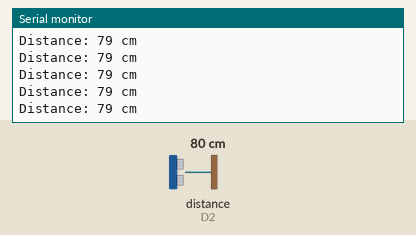
This sketch was run on a simulated ESP8266 (NodeMCU). Parts: the last lines printed to the serial monitor. Wiring (inferred from the names in the program): ultrasonic range finder: trigger D3; echo D2. The test bench sets the inputs (shaded band); at power-on: distance to the obstacle (sensor on D2) 80 cm. The echo pulse lasts 58.3 µs per cm; WiFi joins after 1.5 s; servers stay silent unless stated.

Above: at 3.3 s.
3.4 s: distance to the obstacle (sensor on D2) set to 2 cm
At 3.49 s:
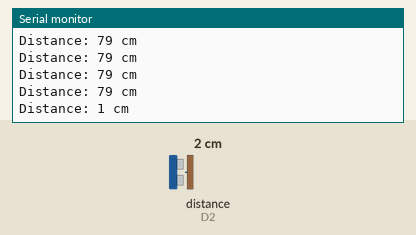
4.9 s: distance to the obstacle (sensor on D2) set to 4 cm
At 4.93 s:
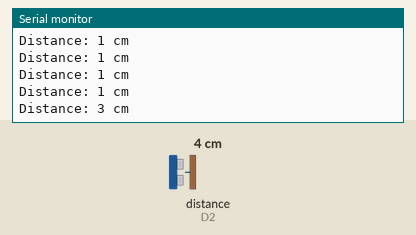
Timing chart, 0 to 7.9 s (numbered marks = the images above; inputs shaded):
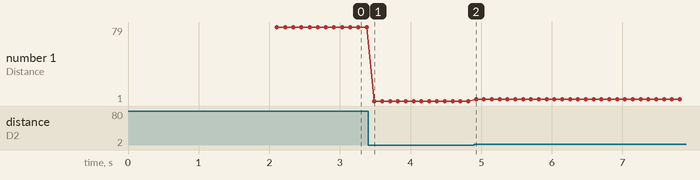

The sketch:

project.ino
```cpp
#include <ESP8266WiFi.h>
#include <ESP8266WebServer.h>


const char* ssid = "Balachandran";
const char* password = "Siva@6384";

ESP8266WebServer server(80);
int echopin = D2;
int trigpin = D3;
long duration;
int distance;
int level;

void setup() {
  Serial.begin(115200);
  delay(100);
  pinMode(trigpin, OUTPUT);
  pinMode(echopin, INPUT);
  Serial.println("Connecting to ");
  Serial.println(ssid);
  WiFi.begin(ssid, password);
  while (WiFi.status() != WL_CONNECTED) {
  delay(1000);
  Serial.print(".");
  }
  Serial.println("");
  Serial.println("WiFi connected..!");
  Serial.print("Got IP: ");  Serial.println(WiFi.localIP());

  server.on("/", handle_OnConnect);
  server.onNotFound(handle_NotFound);

  server.begin();
  Serial.println("HTTP server started");

}
void loop() {

  server.handleClient();
  handle_OnConnect();
  delay(100);

}

void handle_OnConnect() {
  digitalWrite(trigpin, LOW);
  delayMicroseconds(2);
  digitalWrite(trigpin, HIGH);
  delayMicroseconds(10);
  digitalWrite(trigpin, LOW);
  duration = pulseIn(echopin, HIGH);
  distance = duration * 0.034 / 2;
  if (distance>12){
    level=0;}
  else if (distance<=12 and distance>11){
    level=1;}
  else if (distance<=11 and distance>10){
    level=2;}
  else if (distance<=10 and distance>9){
    level=3;}
  else if (distance<=9 and distance>8){
    level=4;}
  else if (distance<=8 and distance>7){
    level=5;}
  else if (distance<=7 and distance>6){
    level=6;}
  else if (distance<=6 and distance>5){
    level=7;}
  else if (distance<=5 and distance>4){
    level=8;}
  server.send(200, "text/html", SendHTML(level));
  Serial.print("Distance: ");
  Serial.print(distance);
  Serial.println(" cm");
  delay(10);
}

void handle_NotFound(){
  server.send(404, "text/plain", "Not found");
}

String SendHTML(int a){
  String ptr = "<!DOCTYPE html> <html>\n";
  ptr += "<meta http-equiv='refresh' content='2'/>";
  ptr +="<head><meta name=\"viewport\" content=\"width=device-width, initial-scale=1.0, user-scalable=no\">\n";
  ptr +="<title>Water Level</title>\n";
  ptr +="<style>html { font-family: Helvetica; display: inline-block; margin: 0px auto; text-align: center;}\n";
  ptr +="body{margin-top: 50px;} h1 {color: #444444;margin: 50px auto 30px;}\n";
  ptr +="p {font-size: 24px;color: #444444;margin-bottom: 10px;}\n";
  ptr +="</style>\n";
  ptr +="</head>\n";
  ptr +="<body>\n";
  ptr +="<div id=\"webpage\">\n";
  ptr +="<h1>Water Level Detection and Alarm</h1>\n";
  ptr +="<p>Water Level: ";
  ptr +=(int)a;
  ptr +=" meters</p>";
  ptr +="</div>\n";
  ptr +="</body>\n";
  ptr +="</html>\n";
  return ptr;
}
```

Measured:
- after the input at 3.4 s, the serial monitor: prints a new line after 0.09 s (image 1)
- after the input at 4.9 s, the serial monitor: prints a new line at once (image 2)
- plotted number 1: 79 → 1 after the input at 3.4 s, 1 → 3 after the input at 4.9 s
